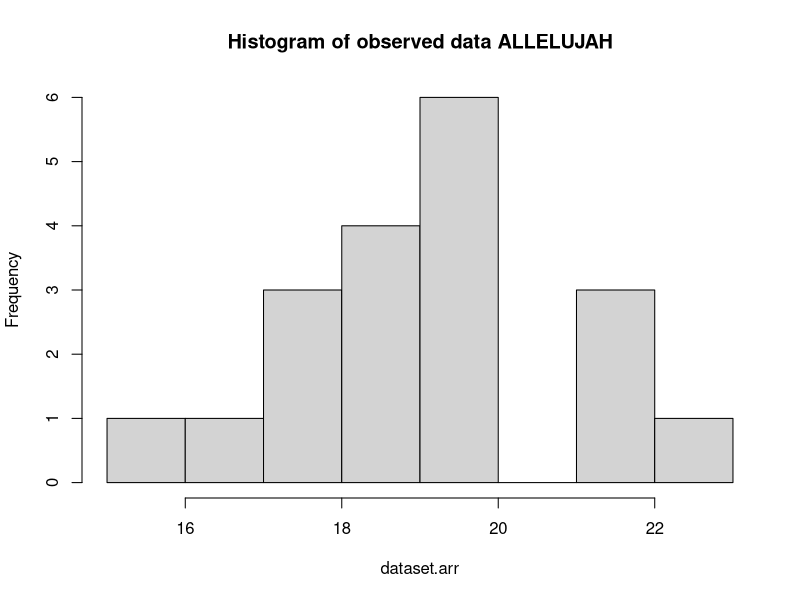
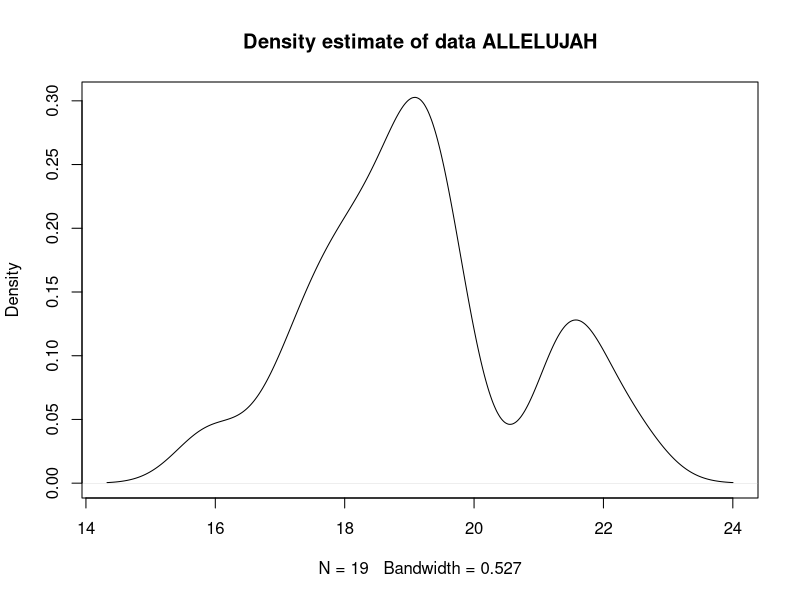

Reproduce these figures in R, in order.
TABLE_FILE_PATH='E:\\Universytet\\31EM Empirychni Metody\\2\\a.xlsx'

v=19
n=v*100
m=v
s=v/10

dataset=rnorm(n,m,s)
write.table(dataset,TABLE_FILE_PATH)

dataset.arr=array(dataset,dim=c(v,s))
dataset.arr

hist(dataset.arr,main='Histogram of observed data ALLELUJAH')
plot(density(dataset.arr),main='Density estimate of data ALLELUJAH')

probabilities.arr=pnorm(dataset.arr,mean=m,sd=s)
chisq.test(probabilities.arr)
ks.test(dataset.arr,probabilities.arr)